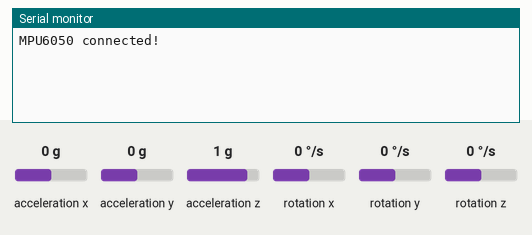
Simulated run of this sketch. Board: ESP32. On the bench: the last lines printed to the serial monitor. The inputs (shaded band) are chosen by the test bench; at power-on: acceleration x 0 g, acceleration y 0 g, acceleration z 1 g, rotation x 0 °/s, rotation y 0 °/s, rotation z 0 °/s.

Above: at 1.2 s.
1.3 s: acceleration x set to -1.4 g
At 2.6 s:
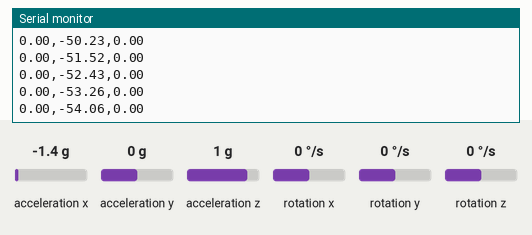
2.8 s: acceleration y set to -1.4 g
At 3.7 s:
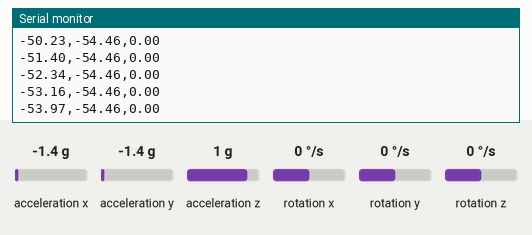
4.3 s: acceleration z set to -1.4 g
At 5.6 s:
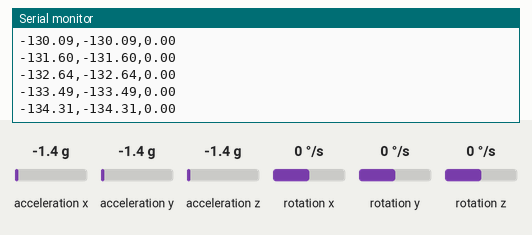
5.8 s: rotation x set to -192 °/s
At 7.0 s:
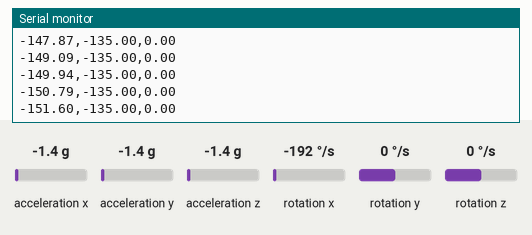
7.3 s: rotation y set to -192 °/s
At 8.9 s:
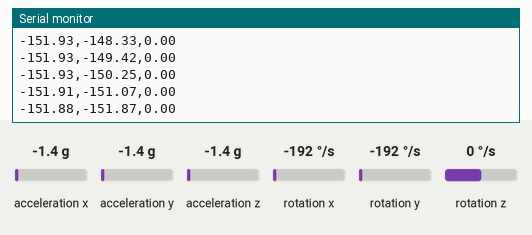
Timing chart, 0 to 9.8 s (numbered marks = the images above; inputs shaded):
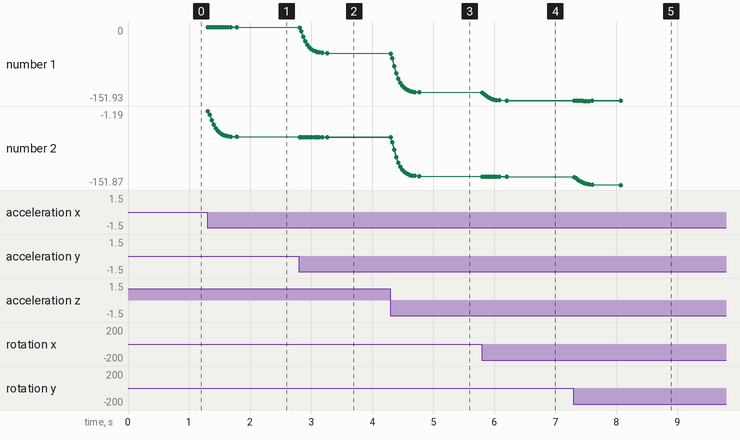

The sketch:

Arduino_IDE_Code.ino
```cpp
#include <Wire.h>
#include <MPU6050.h>
MPU6050 mpu;
#define ALPHA 0.96
#define LOW_PASS 0.1
#define DEAD_ZONE 0.8
#define SEND_INTERVAL 30
float pitch = 0, roll = 0, yaw = 0;
float filtPitch = 0, filtRoll = 0, filtYaw = 0;
unsigned long lastTime = 0;
unsigned long lastSend = 0;
void setup() {
Serial.begin(115200);
Wire.begin(5, 4); // SDA = 5 and SCL = 4
mpu.initialize();
if (mpu.testConnection()) {
Serial.println("MPU6050 connected!");
} else {
Serial.println("MPU6050 connection failed!");
}
mpu.setXGyroOffset(0);
mpu.setYGyroOffset(0);
mpu.setZGyroOffset(0);
mpu.setXAccelOffset(0);
mpu.setYAccelOffset(0);
mpu.setZAccelOffset(0);
lastTime = millis();
}
void loop() {
unsigned long now = millis();
float dt = (now - lastTime) / 1000.0; lastTime = now;
int16_t ax, ay, az, gx, gy, gz;
mpu.getMotion6(&ax, &ay, &az, &gx, &gy, &gz);
float gyroX = gx / 131.0; float gyroY = gy / 131.0; float gyroZ = gz / 131.0;
float accelPitch = atan2(ay, az) * 180.0 / PI; float accelRoll = atan2(ax, az) * 180.0
/ PI;
pitch = ALPHA * (pitch + gyroX * dt) + (1.0 - ALPHA) * accelPitch; roll = ALPHA *
(roll + gyroY * dt) + (1.0 - ALPHA) * accelRoll; yaw += gyroZ * dt;
filtPitch = LOW_PASS * pitch + (1.0 - LOW_PASS) * filtPitch; filtRoll = LOW_PASS *
roll + (1.0 - LOW_PASS) * filtRoll; filtYaw = LOW_PASS * yaw + (1.0 - LOW_PASS)
* filtYaw;
static float lastSentPitch = 0, lastSentRoll = 0, lastSentYaw = 0; bool changed =
abs(filtPitch - lastSentPitch) > DEAD_ZONE || abs(filtRoll - lastSentRoll) >
DEAD_ZONE ||
abs(filtYaw - lastSentYaw) > DEAD_ZONE;
if ((now - lastSend >= SEND_INTERVAL) && changed) { Serial.print(filtPitch);
Serial.print(",");
Serial.print(filtRoll); Serial.print(","); Serial.println(filtYaw);
lastSentPitch = filtPitch; lastSentRoll = filtRoll; lastSentYaw = filtYaw; lastSend =
now;
}
}
```

Measured:
- after the input at 1.3 s, the serial monitor: prints a new line at once (image 1)
- after the input at 2.8 s, the serial monitor: prints a new line at once (image 2)
- after the input at 4.3 s, the serial monitor: prints a new line at once (image 3)
- after the input at 5.8 s, the serial monitor: prints a new line at once (image 4)
- after the input at 7.3 s, the serial monitor: prints a new line at once (image 5)
- plotted number 1: 0 → -53.97 after the input at 2.8 s, -53.97 → -134.31 after the input at 4.3 s, -134.31 → -151.6 after the input at 5.8 s, -151.6 → -151.88 after the input at 7.3 s
- plotted number 2: -54.06 → -54.46 after the input at 2.8 s, -54.46 → -134.31 after the input at 4.3 s, -134.31 → -135 after the input at 5.8 s, -135 → -151.87 after the input at 7.3 s
